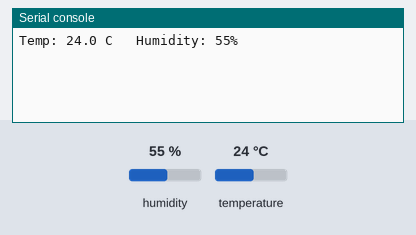
Simulated run of this program. Board: CircuitPython board. Shown: the last lines printed to the serial console. The inputs (shaded band) are chosen by the test bench; at power-on: humidity 55 %, temperature 24 °C.

Above: at 1.2 s.
1.3 s: humidity set to 22 %
At 3.1 s:
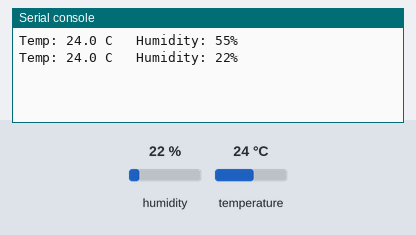
4.3 s: temperature set to 12 °C
At 5.5 s:
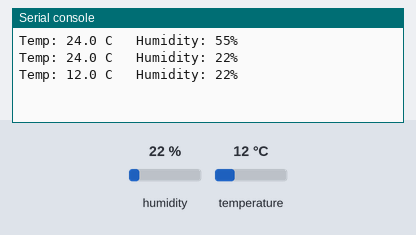
7.3 s: humidity set to 40 %
At 10.3 s:
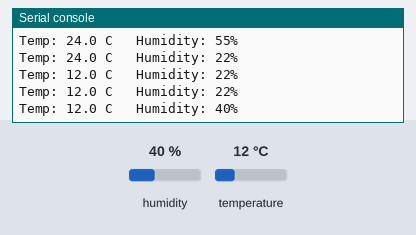
Timing chart, 0 to 11.8 s (numbered marks = the images above; inputs shaded):
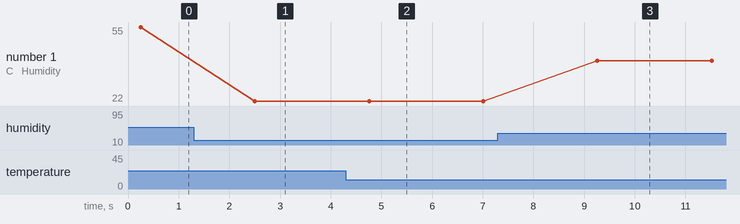

The program:

ejemplo-DHT11.py
```python
import time
import board
import adafruit_dht


#Initial the dht device, with data pin connected to:
dhtDevice = adafruit_dht.DHT11(board.D13) # depende de donde este conectado el sensor

while True:
    try:
        # Print the values to the serial port
        temperature_c = dhtDevice.temperature
        humidity = dhtDevice.humidity
        print("Temp: {:.1f} C   Humidity: {}% ".format(temperature_c, humidity))
    except RuntimeError as error:     # Errors happen fairly often, DHT's are hard to read, just keep going
        print(error.args[0])
    time.sleep(2.0)
```

Measured:
- after the input at 1.3 s, the serial console: prints a new line after 1.2 s (image 1)
- after the input at 4.3 s, the serial console: prints a new line after 0.46 s (image 2)
- after the input at 7.3 s, the serial console: prints a new line after 2.0 s (image 3)
- plotted number 1: 55 → 22 after the input at 1.3 s, 22 → 40 after the input at 7.3 s
